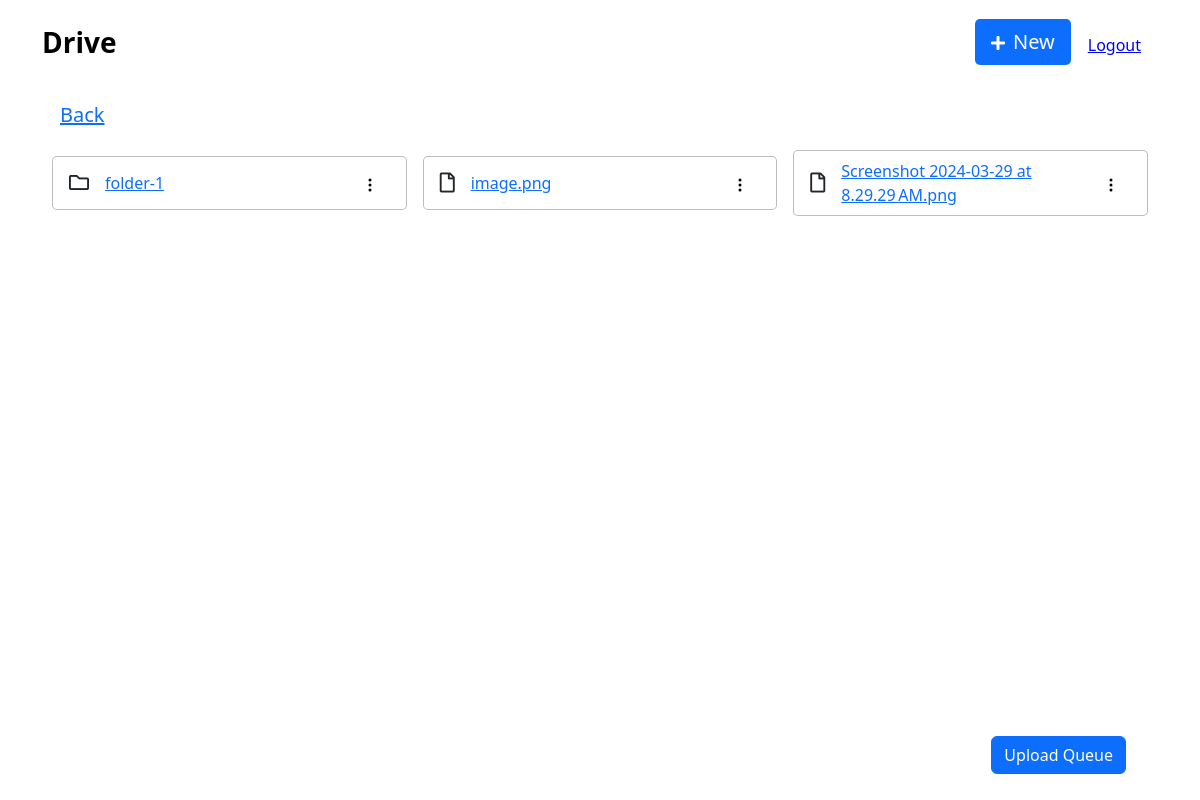
/drive/folders/ (signed in), run on the app's committed database.
### drive/models.py (models this page shows)
class Folder(models.Model):
    name = models.CharField(max_length=100)
    created_at = models.DateTimeField(auto_now_add=True)
    parent_folder = models.ForeignKey('self', on_delete=models.CASCADE, null=True, blank=True)
    is_empty = models.BooleanField(default=True)
    user = models.ForeignKey(User, on_delete=models.CASCADE, null=True, blank=True)

class File(models.Model):
    name = models.CharField(max_length=100)
    created_at = models.DateTimeField(auto_now_add=True)
    object_key = models.CharField(max_length=300)
    folder = models.ForeignKey(Folder, on_delete=models.CASCADE, null=True, blank=True)
    user = models.ForeignKey(User, on_delete=models.CASCADE, null=True, blank=True)

### drive/views.py (the view, shortened to what this page needs)
# urls.py: path('folders/', FolderListView.as_view()),
class FolderListView(LoginRequiredMixin, View):
    template_name = "main.html"
    def get(self, request, *args, **kwargs):
        context = {}
        folder_id = self.kwargs.get('folder_id', None)
        if folder_id:
            folder = Folder.objects.get(id=folder_id, user=request.user)
            context['parent_folder_id'] = folder.parent_folder and folder.parent_folder.id
        context['folder_id'] = folder_id
        context['folders'] = Folder.objects.filter(parent_folder=folder_id, user=request.user)
        context['files'] =  File.objects.filter(folder=folder_id, user=request.user)
        request.session['current_folder_id'] = folder_id
        return render(request, 'main.html', context)

### drive/templates/main.html (shortened to what this page needs)
{% extends 'partials/base.html' %}
{% block content %}
<main style="font-size: 20px;">
    <nav class="navbar navbar-expand-md bg-body py-3">
        <div class="container"><a class="navbar-brand d-flex align-items-center" href="#"><span class="fs-3 fw-bold">Drive</span></a>
            <div class="collapse navbar-collapse" id="navcol-2">
                <ul class="navbar-nav ms-auto">
                    <li class="nav-item dropdown"><a class="nav-link" aria-expanded="false" data-bs-toggle="dropdown" href="#" style="background: rgb(13,110,253);color: rgb(255,255,255);border-radius: 5px;padding: 8px 16px;"><i class="fas fa-plus fs-6 me-2 align-self-end"></i>New</a>
                    </li>
                </ul>
            </div>
            <form method="post" action="{% url 'users:logout' %}">
                <button class="btn ps-3 pb-0 pe-3 ms-0" style="font-size: 16px; color:blue; text-decoration:underline;">Logout</button>
            </form>
        </div>
    </nav>
<div class="container-fliud"  style="padding: 0px 32px;">
    <div class="row gx-2 gy-2" id="file-items" style="padding: 8px 16px;">
        <div style="padding: 8px 16px;">
            {% if parent_folder_id %}
            <a href="/drive/folders/{{ parent_folder_id }}"> Back </a>
            {% else %}
            <a href="/drive/"> Back </a>
            {% endif %}
        </div>
        {% for item in folders %}
            {% include './partials/folder_item.html' with item=item rename_modal_id="#modal-4" delete_modal_id="#modal-5" %}
        {% endfor %}
        {% for item in files %}
            {% include './partials/file_item.html' with item=item rename_modal_id="#modal-2" delete_modal_id="#modal-3" %}
        {% endfor %}
    </div>
</div>
<div  class="position-fixed me-5" style="background: var(--bs-body-bg);right: 10px;bottom: 10px;padding: 8px 16px;text-align: left;">
    <a id="dropdown-btn" class="btn btn-primary mb-2" data-bs-toggle="collapse" aria-expanded="false" aria-controls="collapse-1" href="#" role="button" style="width: 100%;">Upload Queue</a>
</div>
</main>
{% endblock %}

### drive/templates/partials/file_item.html (shortened to what this page needs)
{% extends './item_card.html' %}
{% block data_attr %}
    data-file-id="{{ item.id}}" data-file-name="{{ item.name}}"
{% endblock%}
{% block card_content %}
    <i class="far fa-file" style="font-size: 20px;"></i>
    <a class="file-item-link pe-auto" href="#"> {{ item.name}} </a>
{% endblock %}

### drive/templates/partials/item_card.html (shortened to what this page needs)
<div class="align-self-center col-12 col-sm-6 col-md-4 col-lg-4 col-xl-4 col-xxl-3" style="padding: 4px 8px;"  {% block data_attr %} {% endblock%}>
    <div class="d-flex justify-content-between align-items-center" style="padding: 8px 16px;font-size: 16px;background: var(--bs-body-bg); border: 1px solid rgba(132,135,139,0.55);border-radius: 5px;">
        <div class="d-flex justify-content-between align-items-center gap-3" >
            {% block card_content %} {% endblock %}
        </div>
        <div>
            <div class="dropdown show">
                <button class="btn btn-primary" aria-expanded="true" data-bs-toggle="dropdown" type="button" style="background: var(--bs-btn-disabled-color);color: rgb(5,5,5);border-style: none;">
                    {% include './three_dot_icon.html' %}
                </button>
            </div>
        </div>
    </div>
</div>

### drive/templates/partials/three_dot_icon.html
<svg xmlns="http://www.w3.org/2000/svg" width="1em" height="1em" fill="currentColor" viewBox="0 0 16 16" class="bi bi-three-dots-vertical">
    <path d="M9.5 13a1.5 1.5 0 1 1-3 0 1.5 1.5 0 0 1 3 0m0-5a1.5 1.5 0 1 1-3 0 1.5 1.5 0 0 1 3 0m0-5a1.5 1.5 0 1 1-3 0 1.5 1.5 0 0 1 3 0"></path>
</svg>

### drive/templates/partials/folder_item.html (shortened to what this page needs)
{% extends './item_card.html'%}
{% block data_attr %}
    data-folder-id="{{ item.id}}" data-folder-name="{{ item.name}}" data-folder-is-emtpy={% if item.is_empty %}1{% else %}0{% endif %}
{% endblock%}
{% block card_content %}
    <i class="far fa-folder" style="font-size: 20px;"></i>
    <a data-cy="folder-click" class="pe-auto" href="/drive/folders/{{ item.id }}"> {{ item.name}} </a>
{% endblock %}

### data on the page
Folder: name "folder-1"
File: name "image.png"
File: name "Screenshot 2024-03-29 at 8.29.29 AM.png"
